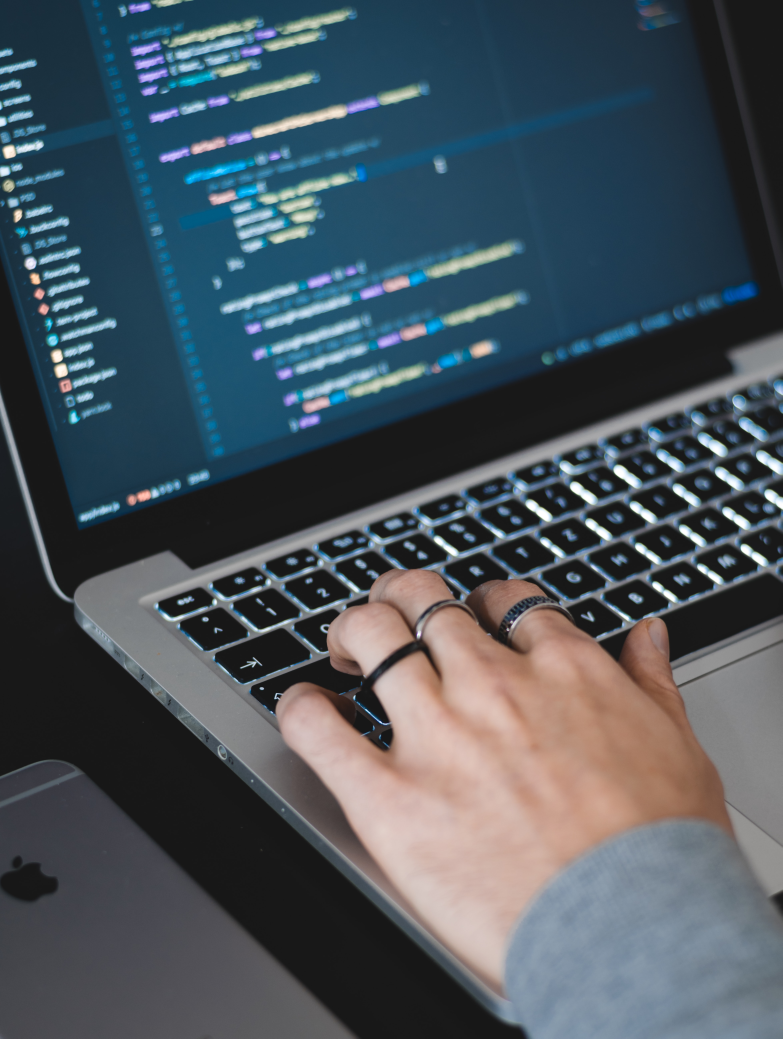
#> input picture fabian-grohs-mCj7UinqOYQ-unsplash.jpg, 3912 x 5193 px, found by its file name (shown at 1/5 size)
$ python Basics.py
#> lines starting #> are read from the running program, lines starting #| are printed output that depends on the picture
import cv2

img = cv2.imread(
    "C:\\Users\\Chanuka Dinuwan\\Desktop\\Open CV\\fabian-grohs-mCj7UinqOYQ-unsplash.jpg", 1)
#> img is the input picture: shape (5193, 3912, 3); mean B, G, R 92.8, 84.3, 73.1

print(type(img))  # Coloured image
#| <class 'numpy.ndarray'>
print(img.shape)
#| (5193, 3912, 3)

img1 = cv2.imread(
    "C:\\Users\\Chanuka Dinuwan\\Desktop\\Open CV\\fabian-grohs-mCj7UinqOYQ-unsplash.jpg", 0)
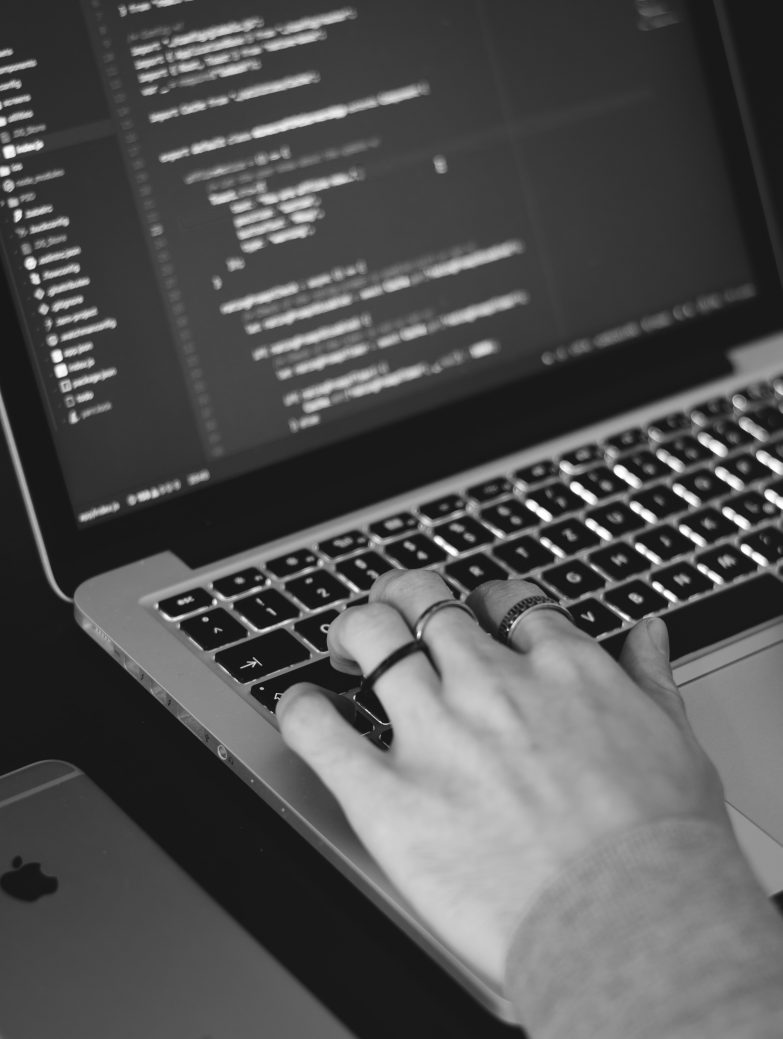
#> img1: shape (5193, 3912) (shown at 1/5 size); min 17, max 255, mean 81.9

print(img1)  # Gray scale image
#> (printed output is left out)

#> (the run stopped early here; a loop or call above may not have finished)
